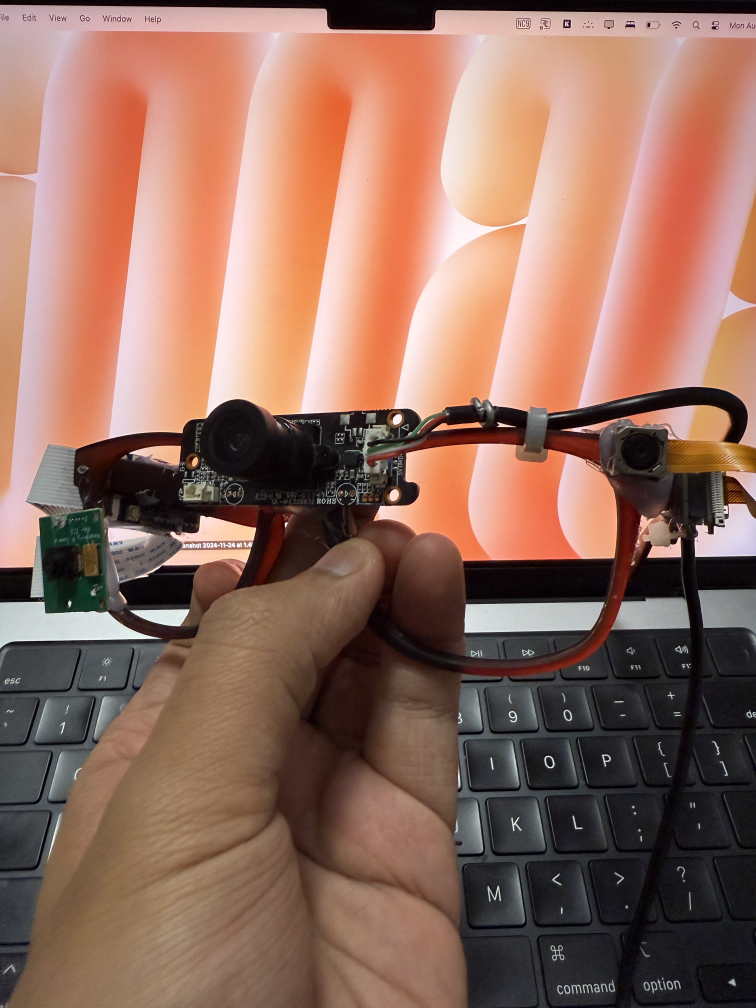
#> input picture images/IMG_5355.JPG, 3024 x 4032 px, given in place of the camera (shown at 1/4 size)
$ python test_features.py
#> lines starting #> are read from the running program, lines starting #| are printed output that depends on the picture
#!/usr/bin/env python3
"""Test ORB feature detection"""

import cv2
import numpy as np

# Open camera
cap = cv2.VideoCapture(1)
cap.set(cv2.CAP_PROP_FRAME_WIDTH, 320)
cap.set(cv2.CAP_PROP_FRAME_HEIGHT, 240)

# Create ORB detector - ULTRA SENSITIVE
orb = cv2.ORB_create(
    nfeatures=3000,
    scaleFactor=1.2,
    nlevels=8,
    edgeThreshold=10,
    firstLevel=0,
    WTA_K=2,
    scoreType=cv2.ORB_HARRIS_SCORE,
    patchSize=31,
    fastThreshold=5
)

print("Testing ORB feature detection...")
print("Press 'q' to quit")
print()

while True:
    ret, frame = cap.read()
#> frame is the input picture: shape (4032, 3024, 3); mean B, G, R 94.7, 109.5, 147.5
    if not ret:
        break

    # Convert to gray
    gray = cv2.cvtColor(frame, cv2.COLOR_BGR2GRAY)
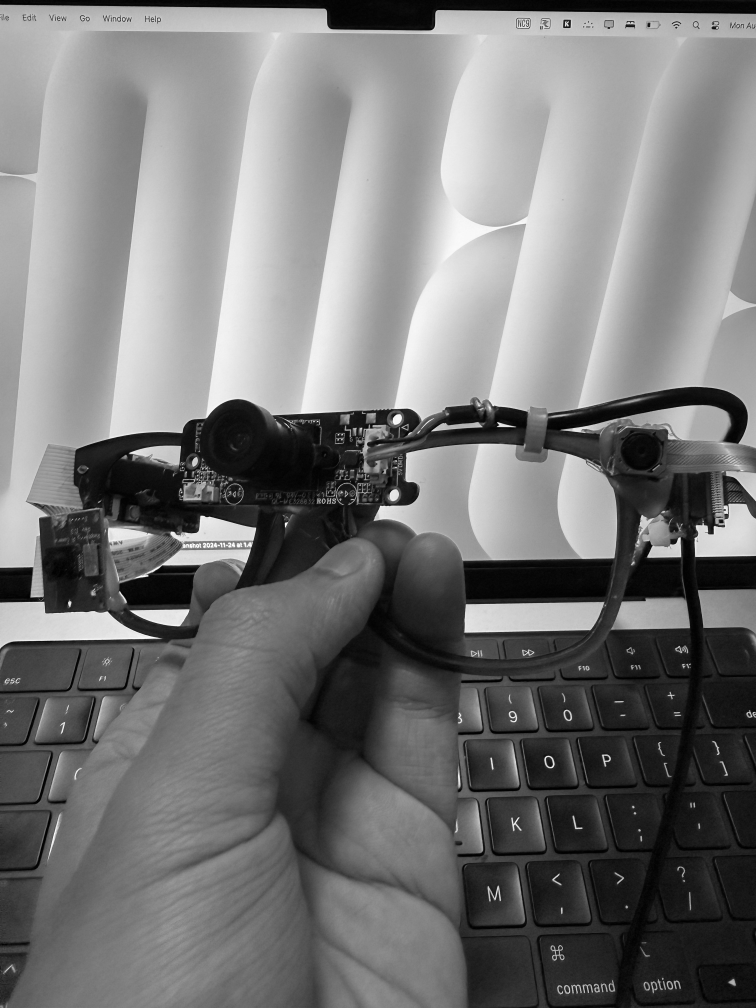
#> gray: shape (4032, 3024) (shown at 1/4 size); min 0, max 255, mean 119.2

    # CLAHE
    clahe = cv2.createCLAHE(clipLimit=3.0, tileGridSize=(8,8))
    enhanced = clahe.apply(gray)
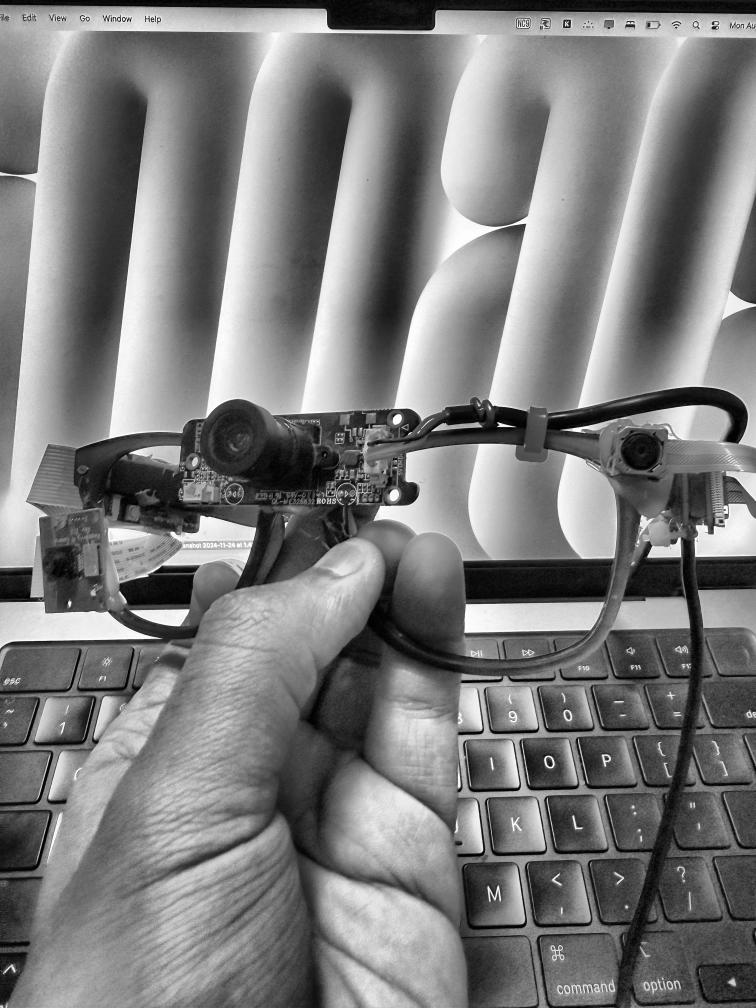
#> enhanced: shape (4032, 3024) (shown at 1/4 size); min 0, max 255, mean 123.4

    # Sharpen
    kernel = np.array([[-1,-1,-1], [-1,9,-1], [-1,-1,-1]])
    sharpened = cv2.filter2D(enhanced, -1, kernel)

    # Detect features
    kps, desc = orb.detectAndCompute(sharpened, None)
#> kps = 3000 keypoints; strongest (x, y, size): (1316, 2000, 31), (2522, 93, 31), (2972, 99, 31), (1312, 1994, 31)

    # Draw features
    vis = cv2.drawKeypoints(frame, kps, None, color=(0,255,0))

    # Show count
    cv2.putText(vis, f"Features: {len(kps)}", (10, 30),
                cv2.FONT_HERSHEY_SIMPLEX, 1, (0,255,0), 2)

    print(f"\rDetected: {len(kps):4d} features", end='', flush=True)
#| Detected: 3000 features

    cv2.imshow('Features', vis)
    cv2.imshow('Enhanced', sharpened)

    if cv2.waitKey(1) & 0xFF == ord('q'):
#> (key q is pressed here)
        break

cap.release()
cv2.destroyAllWindows()
print("\nDone!")

$ run again, on images/IMG_6023.JPG
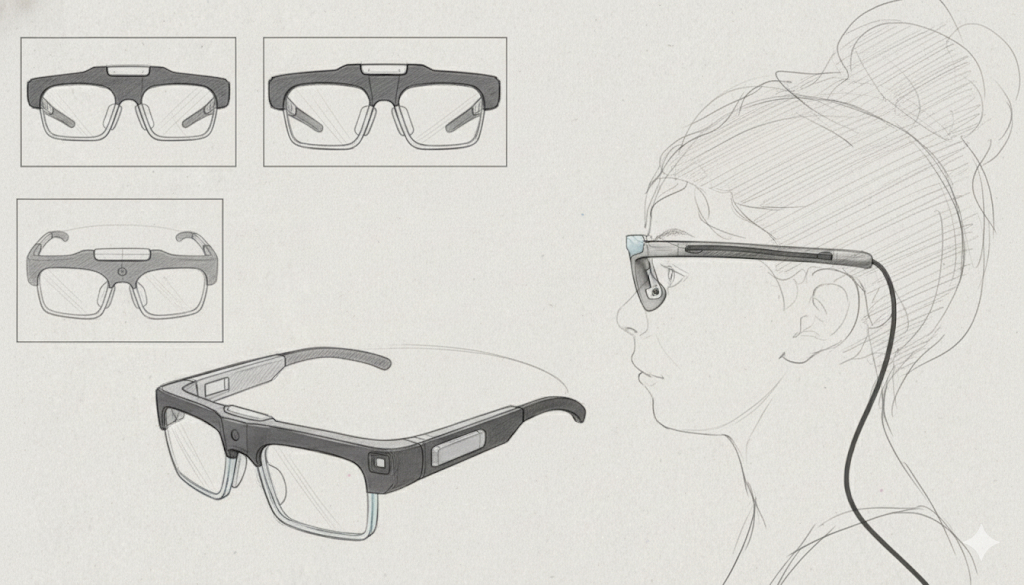
#> input picture images/IMG_6023.JPG, 1024 x 585 px, given in place of the camera
#> frame is the input picture: shape (585, 1024, 3); mean B, G, R 211.1, 216.6, 217.9
#> `sharpened = cv2.filter2D(enhanced, -1, kernel)`:
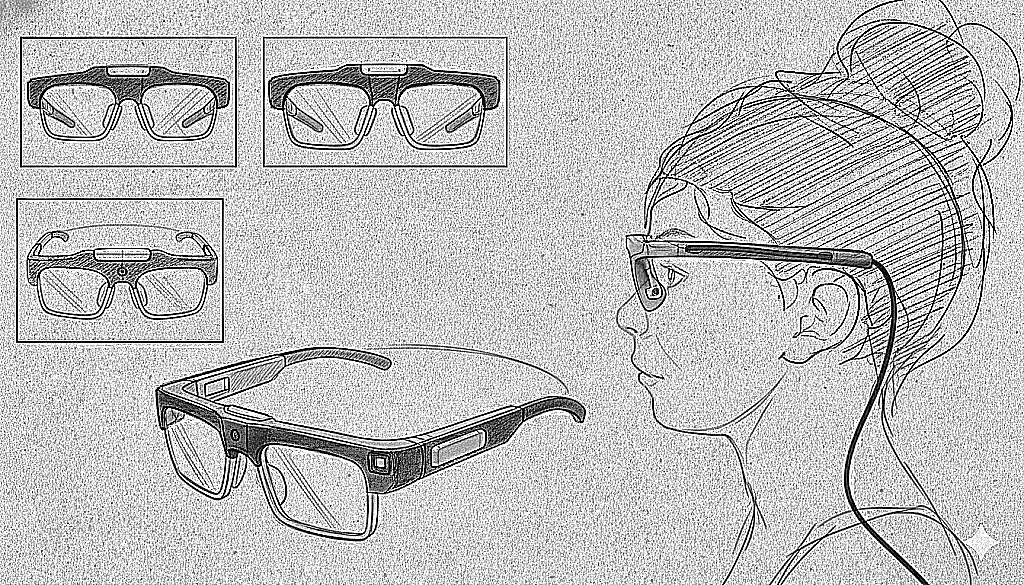
#> sharpened: shape (585, 1024); min 0, max 255, mean 191.9
#> kps = 3000 keypoints; strongest (x, y, size): (220, 201, 31), (19, 201, 31), (220, 339, 31), (207, 395, 31)
#> `cv2.putText(vis, f"Features: {len(kps)}", (10, 30), cv2.FONT_HERSHEY_S..`:
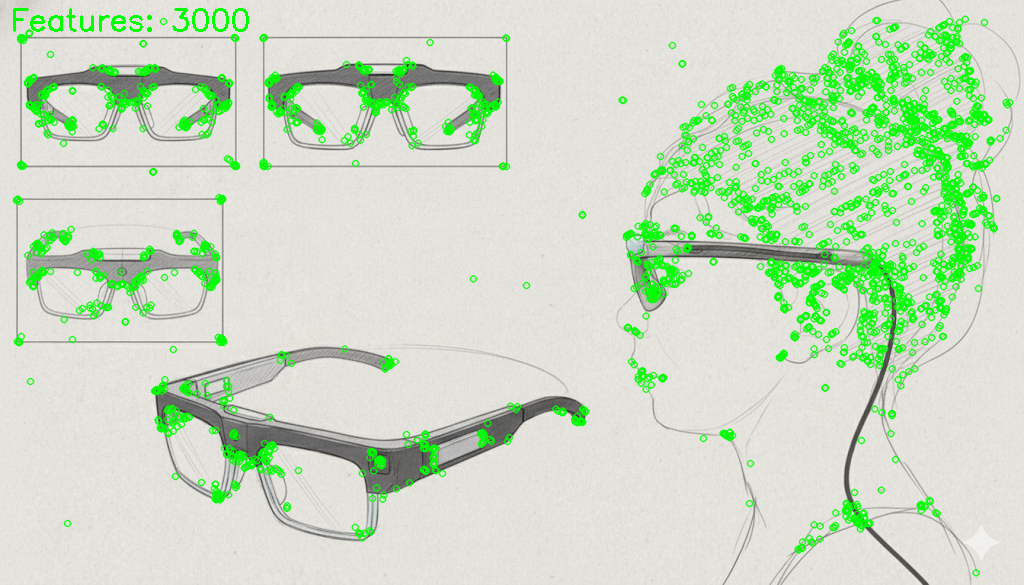
#> vis: shape (585, 1024, 3); mean B, G, R 196.5, 220.6, 202.7
#| Detected: 3000 features
